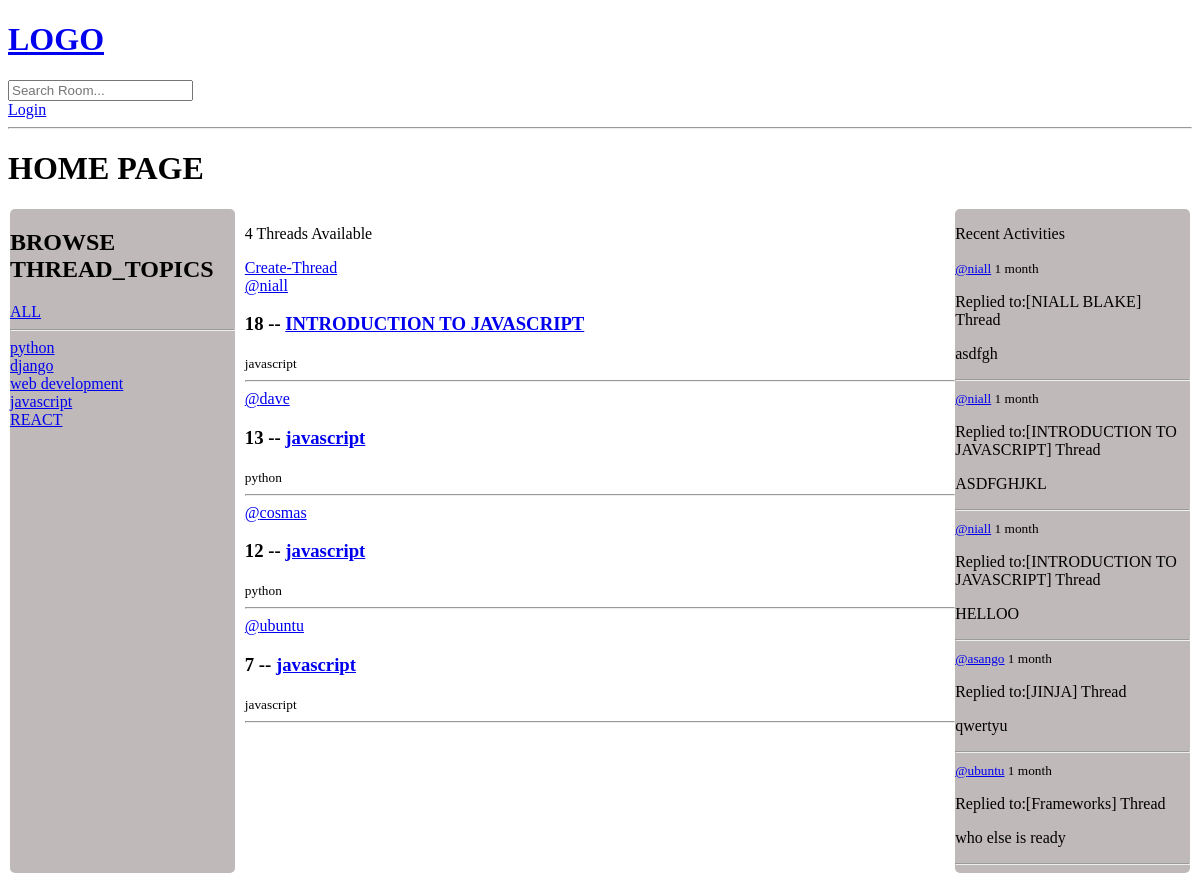
/?q=javascript, run on the app's committed database.
### webflow/models.py (models this page shows, shortened)
class Topic(models.Model):
    name = models.CharField(max_length=200) # the topic model has only one attribute 'name' (topic name).

class Room(models.Model):
    host = models.ForeignKey(User, on_delete=models.SET_NULL, null=True)
    topic = models.ForeignKey(Topic, on_delete=models.SET_NULL, null=True) #null=true allows this field to null in the db
    name = models.CharField(max_length=200)
    description = models.TextField(null=True, blank=True)
    participants = models.ManyToManyField(User, related_name='participants', blank=True)
    updated = models.DateTimeField(auto_now=True)
    created = models.DateTimeField(auto_now_add=True)
    class Meta:
        ordering = ['-updated', '-created'] #makes the last updated item to be first e.g last comments are always seem first above old ones
    def __str__(self):    #string representation of this room
        return self.name

class Message(models.Model):
    user = models.ForeignKey(User, on_delete=models.CASCADE)
    room = models.ForeignKey(Room, on_delete=models.CASCADE) #here we are just setting relationship#(Room is the parent name) this establishes the relationship in db and thats how we know is connected to what
    body = models.TextField()
    updated = models.DateTimeField(auto_now=True)
    created = models.DateTimeField(auto_now_add=True)
    def __str__(self):
        return self.body[0:50]   # [0:50]<== we only want th first 50 characters in our django admin

### webflow/views.py (the view)
# urls.py: 2. Add a URL to urlpatterns:  path('', views.home, name='home')
def home(request):
    q = request.GET.get('q') if request.GET.get('q') != None else  ''  #search by topic logic
    rooms = Room.objects.filter(
        Q(topic__name__contains=q) |    #  '|'==> means OR
        Q(name__icontains=q) |
        Q(description__icontains=q)
        )
    topics = Topic.objects.all()
    room_count = rooms.count()   # or in python we can use  room_count= rooms.len()
    room_messages = Message.objects.all().order_by('-created')
    context = {'rooms':rooms, 'topics': topics, 'room_count':room_count, 'room_messages': room_messages}  #   ==>   then we use the context variable to pass the list to the render method
    return render(request, 'webflow/home.html', context)

### webflow/templates/webflow/home.html (shortened to what this page needs)
{%extends 'main.html'%} {% block content %}
<h1>HOME PAGE</h1>
<div class="home-container">
    <div class="topics-section">
        <h2>BROWSE THREAD_TOPICS</h2>
        <div>
            <a href="{% url 'home' %}">ALL</a>
        </div>
        <hr> {% for topic in topics %}
        <div>
            <a href="{% url 'home' %}?q={{topic.name}}">{{topic.name}}</a>
        </div>
        {%endfor%}
    </div>
    <div class="available-room-section">
        <p>{{room_count}} Threads Available</p>
        <a href="{% url 'create-room' %}"> Create-Thread</a>
        <div>
            {% for room in rooms%}
            <div>
                <span> <a href="{% url 'user-profile' room.host.id %}">@{{room.host.username}}</a></span>
                <h3>{{room.id}} -- <a href="{% url 'room' room.id %}"> {{room.name}}</a></h3>
                <small>{{room.topic.name}}</small>
                <hr>
            </div>
            {%endfor%}
        </div>
    </div>
    <div class="activity">
        <p>Recent Activities</p>
        {% for message in room_messages %}
        <div>
            <small> <a href="{% url 'user-profile' message.user.id %}">  @{{message.user}}</a>  {{message.created |timesince}}</small>
            <p>Replied to:[{{message.room}}] Thread</p>
            <p>{{message}}</p>
            <hr>
        </div>
        {% endfor %}
    </div>
</div>
{% endblock content %}

### webflow/templates/webflow/home.html (style rules this page uses)
.home-container { display: grid; grid-template-columns: 1fr 3fr 1fr; }
.topics-section { margin-left: 2px; margin-right: 10px; background-color: rgb(192, 185, 185); border-radius: 5px; }
.activity { background-color: rgb(192, 185, 185); margin-right: 2px; border-radius: 5px; }

### data on the page
Topic: name "python"
Topic: name "django"
Topic: name "web development"
Topic: name "javascript"
Topic: name "REACT"
Room: host.username "niall", id "18", name "INTRODUCTION TO JAVASCRIPT", topic.name "javascript"
Room: host.username "dave", id "13", name "javascript", topic.name "python"
Room: host.username "cosmas", id "12", name "javascript", topic.name "python"
Room: host.username "ubuntu", id "7", name "javascript", topic.name "javascript"
Message: user "niall", created "1 month", room "NIALL BLAKE", body "asdfgh"
Message: user "niall", created "1 month", room "INTRODUCTION TO JAVASCRIPT", body "ASDFGHJKL"
Message: user "niall", created "1 month", room "INTRODUCTION TO JAVASCRIPT", body "HELLOO"
Message: user "asango", created "1 month", room "JINJA", body "qwertyu"
Message: user "ubuntu", created "1 month", room "Frameworks", body "who else is ready"

### other printed values
{{ room_count }} "4"
